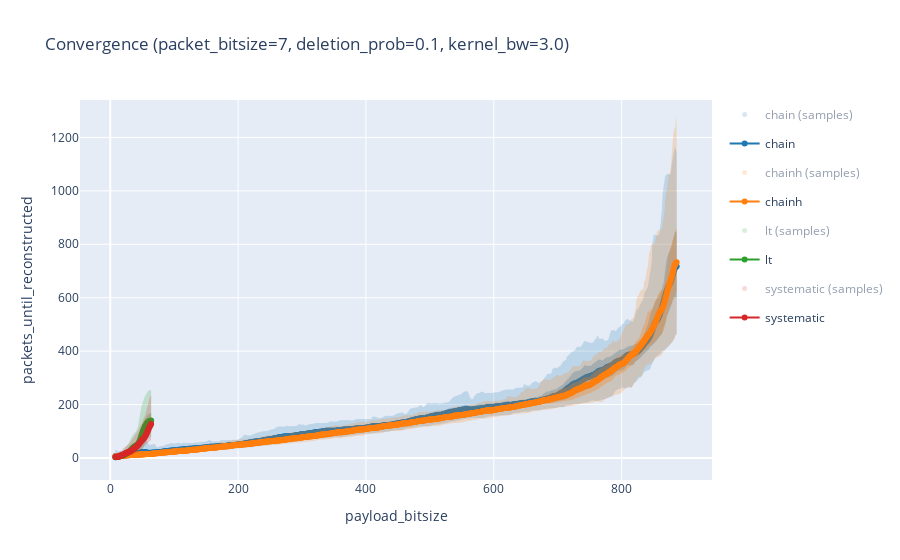

Source (notebook cell):
### Markdown cell above
### Plot results

### Code cell
import numpy as np
import pandas as pd
import plotly.express as px
import plotly.graph_objects as go

# =========================
# Config
# =========================

BANDS = [0.5, 0.95]

# Kernel bandwidth measured in "payload_bitsize units"
# Higher => more smoothing (wider neighborhood)
KERNEL_BW = 3.0


# =========================
# Colors
# =========================

palette = px.colors.qualitative.D3
impls = sorted(results_table["impl"].unique())
color_map = {impl: palette[i % len(palette)] for i, impl in enumerate(impls)}


def to_rgba(color, alpha):
    if color.startswith("rgb"):
        r, g, b = map(int, color[color.find("(") + 1 : color.find(")")].split(","))
    else:
        c = color.lstrip("#")
        r, g, b = int(c[0:2], 16), int(c[2:4], 16), int(c[4:6], 16)
    return f"rgba({r},{g},{b},{alpha})"


# =========================
# Weighted stats
# =========================


def gaussian_kernel(dx, bw):
    # dx: array of (x - x0)
    return np.exp(-0.5 * (dx / bw) ** 2)


def weighted_mean(y, w):
    sw = w.sum()
    if sw <= 0:
        return np.nan
    return (w * y).sum() / sw


def weighted_quantile(y, w, q):
    """
    Weighted quantile for q in [0,1].
    Uses the standard definition based on cumulative normalized weights.
    """
    y = np.asarray(y, dtype=float)
    w = np.asarray(w, dtype=float)

    mask = np.isfinite(y) & np.isfinite(w) & (w > 0)
    y = y[mask]
    w = w[mask]

    if len(y) == 0:
        return np.nan

    order = np.argsort(y)
    y = y[order]
    w = w[order]

    cw = np.cumsum(w)
    total = cw[-1]
    if total <= 0:
        return np.nan

    t = q * total
    idx = np.searchsorted(cw, t, side="left")
    idx = min(max(idx, 0), len(y) - 1)
    return y[idx]


# =========================
# Kernel-smoothed asymmetric bands from neighborhood samples
# =========================


def compute_kernel_asymmetric_bands(raw_df, bands, bw, min_total_weight=1e-12):
    rows = []

    for impl, g in raw_df.groupby("impl"):
        x_all = g["payload_bitsize"].to_numpy(dtype=float)
        y_all = g["packets_until_reconstructed"].to_numpy(dtype=float)

        # Evaluate summaries at observed payload values (unique x)
        x_grid = np.sort(g["payload_bitsize"].unique().astype(float))

        for x0 in x_grid:
            w = gaussian_kernel(x_all - x0, bw)
            sw = w.sum()

            if sw < min_total_weight:
                continue

            m = weighted_mean(y_all, w)
            if not np.isfinite(m):
                continue

            # asymmetric split around the *kernel-weighted* mean at x0
            above_mask = y_all >= m
            below_mask = y_all <= m

            ya, wa = y_all[above_mask], w[above_mask]
            yb, wb = y_all[below_mask], w[below_mask]

            row = {"impl": impl, "payload_bitsize": x0, "mean": m}

            for p in bands:
                # upper band: quantile among samples >= mean
                # lower band: quantile among samples <= mean
                up = weighted_quantile(ya, wa, p) if wa.sum() > 0 else m
                lo = weighted_quantile(yb, wb, 1 - p) if wb.sum() > 0 else m

                # Safety: keep ordering sane
                if not np.isfinite(up):
                    up = m
                if not np.isfinite(lo):
                    lo = m

                row[f"upper_{p}"] = max(up, m)
                row[f"lower_{p}"] = min(lo, m)

            rows.append(row)

    return (
        pd.DataFrame(rows)
        .sort_values(["impl", "payload_bitsize"])
        .reset_index(drop=True)
    )


bands_df = compute_kernel_asymmetric_bands(results_table, BANDS, bw=KERNEL_BW)

# =========================
# Plot
# =========================

fig = go.Figure()

for impl in impls:
    color = color_map[impl]

    # ---------- raw scatter ----------
    raw = results_table[results_table["impl"] == impl]
    fig.add_trace(
        go.Scatter(
            x=raw["payload_bitsize"],
            y=raw["packets_until_reconstructed"],
            mode="markers",
            name=f"{impl} (samples)",
            legendgroup=f"{impl}_scatter",
            marker=dict(color=to_rgba(color, 0.35), size=5),
            visible="legendonly",
        )
    )

    # ---------- kernel bands ----------
    df = bands_df[bands_df["impl"] == impl]
    x = df["payload_bitsize"].to_numpy()

    alpha_step = 0.1 / max(1, len(BANDS) - 1)
    for i, p in enumerate(sorted(BANDS, reverse=True)):
        alpha = 0.2 + i * alpha_step
        fillcolor = to_rgba(color, alpha)

        fig.add_trace(
            go.Scatter(
                x=x,
                y=df[f"upper_{p}"],
                mode="lines",
                line=dict(width=0),
                legendgroup=impl,
                showlegend=False,
                hoverinfo="skip",
            )
        )
        fig.add_trace(
            go.Scatter(
                x=x,
                y=df[f"lower_{p}"],
                mode="lines",
                line=dict(width=0),
                fill="tonexty",
                fillcolor=fillcolor,
                legendgroup=impl,
                showlegend=False,
                hoverinfo="skip",
            )
        )

    # ---------- kernel mean ----------
    fig.add_trace(
        go.Scatter(
            x=x,
            y=df["mean"],
            mode="lines+markers",
            name=impl,
            legendgroup=impl,
            line=dict(color=color),
            marker=dict(color=color, size=6),
        )
    )

fig.update_layout(
    title=f"Convergence (packet_bitsize={PACKET_BITSIZE}, deletion_prob={DELETION_PROB}, kernel_bw={KERNEL_BW})",
    xaxis_title="payload_bitsize",
    yaxis_title="packets_until_reconstructed",
    legend=dict(groupclick="togglegroup"),
)

fig.show()

### Figure 1 — Plotly figure (JSON) as saved in the notebook; plotly's stock layout.template omitted (floating-point values rounded to 4 significant figures; data arrays with more than 128 entries replaced by an {"elided": "..."} marker saying what was removed)
{"data": [{"legendgroup": "chain_scatter", "marker": {"color": "rgba(31,119,180,0.35)", "size": 5}, "mode": "markers", "name": "chain (samples)", "type": "scatter", "visible": "legendonly", "x": {"elided": "46973 int values"}, "y": {"elided": "46973 int values"}}, {"hoverinfo": "skip", "legendgroup": "chain", "line": {"width": 0}, "mode": "lines", "showlegend": false, "type": "scatter", "x": {"elided": "879 float values"}, "y": {"elided": "879 float values"}}, {"fill": "tonexty", "fillcolor": "rgba(31,119,180,0.2)", "hoverinfo": "skip", "legendgroup": "chain", "line": {"width": 0}, "mode": "lines", "showlegend": false, "type": "scatter", "x": {"elided": "879 float values"}, "y": {"elided": "879 float values"}}, {"hoverinfo": "skip", "legendgroup": "chain", "line": {"width": 0}, "mode": "lines", "showlegend": false, "type": "scatter", "x": {"elided": "879 float values"}, "y": {"elided": "879 float values"}}, {"fill": "tonexty", "fillcolor": "rgba(31,119,180,0.30000000000000004)", "hoverinfo": "skip", "legendgroup": "chain", "line": {"width": 0}, "mode": "lines", "showlegend": false, "type": "scatter", "x": {"elided": "879 float values"}, "y": {"elided": "879 float values"}}, {"legendgroup": "chain", "line": {"color": "#1F77B4"}, "marker": {"color": "#1F77B4", "size": 6}, "mode": "lines+markers", "name": "chain", "type": "scatter", "x": {"elided": "879 float values"}, "y": {"elided": "879 float values"}}, {"legendgroup": "chainh_scatter", "marker": {"color": "rgba(255,127,14,0.35)", "size": 5}, "mode": "markers", "name": "chainh (samples)", "type": "scatter", "visible": "legendonly", "x": {"elided": "46999 int values"}, "y": {"elided": "46999 int values"}}, {"hoverinfo": "skip", "legendgroup": "chainh", "line": {"width": 0}, "mode": "lines", "showlegend": false, "type": "scatter", "x": {"elided": "879 float values"}, "y": {"elided": "879 float values"}}, {"fill": "tonexty", "fillcolor": "rgba(255,127,14,0.2)", "hoverinfo": "skip", "legendgroup": "chainh", "line": {"width": 0}, "mode": "lines", "showlegend": false, "type": "scatter", "x": {"elided": "879 float values"}, "y": {"elided": "879 float values"}}, {"hoverinfo": "skip", "legendgroup": "chainh", "line": {"width": 0}, "mode": "lines", "showlegend": false, "type": "scatter", "x": {"elided": "879 float values"}, "y": {"elided": "879 float values"}}, {"fill": "tonexty", "fillcolor": "rgba(255,127,14,0.30000000000000004)", "hoverinfo": "skip", "legendgroup": "chainh", "line": {"width": 0}, "mode": "lines", "showlegend": false, "type": "scatter", "x": {"elided": "879 float values"}, "y": {"elided": "879 float values"}}, {"legendgroup": "chainh", "line": {"color": "#FF7F0E"}, "marker": {"color": "#FF7F0E", "size": 6}, "mode": "lines+markers", "name": "chainh", "type": "scatter", "x": {"elided": "879 float values"}, "y": {"elided": "879 float values"}}, {"legendgroup": "lt_scatter", "marker": {"color": "rgba(44,160,44,0.35)", "size": 5}, "mode": "markers", "name": "lt (samples)", "type": "scatter", "visible": "legendonly", "x": {"elided": "46496 int values"}, "y": {"elided": "46496 int values"}}, {"hoverinfo": "skip", "legendgroup": "lt", "line": {"width": 0}, "mode": "lines", "showlegend": false, "type": "scatter", "x": [8.0, 9.0, 10.0, 11.0, 12.0, 13.0, 14.0, 15.0, 16.0, 17.0, 18.0, 19.0, 20.0, 21.0, 22.0, 23.0, 24.0, 25.0, 26.0, 27.0, 28.0, 29.0, 30.0, 31.0, 32.0, 33.0, 34.0, 35.0, 36.0, 37.0, 38.0, 39.0, 40.0, 41.0, 42.0, 43.0, 44.0, 45.0, 46.0, 47.0, 48.0, 49.0, 50.0, 51.0, 52.0, 53.0, 54.0, 55.0, 56.0, 57.0, 58.0, 59.0, 60.0, 61.0, 62.0, 63.0, 64.0], "y": [10.0, 12.0, 13.0, 14.0, 16.0, 17.0, 18.0, 19.0, 20.0, 20.0, 22.0, 24.0, 27.0, 30.0, 34.0, 37.0, 41.0, 43.0, 46.0, 48.0, 51.0, 56.0, 62.0, 69.0, 74.0, 78.0, 82.0, 85.0, 89.0, 92.0, 94.0, 97.0, 98.0, 102.0, 106.0, 115.0, 128.0, 145.0, 160.0, 175.0, 185.0, 195.0, 203.0, 212.0, 219.0, 225.0, 230.0, 234.0, 240.0, 244.0, 248.0, 251.0, 253.0, 254.0, 255.0, 255.0, 255.0]}, {"fill": "tonexty", "fillcolor": "rgba(44,160,44,0.2)", "hoverinfo": "skip", "legendgroup": "lt", "line": {"width": 0}, "mode": "lines", "showlegend": false, "type": "scatter", "x": [8.0, 9.0, 10.0, 11.0, 12.0, 13.0, 14.0, 15.0, 16.0, 17.0, 18.0, 19.0, 20.0, 21.0, 22.0, 23.0, 24.0, 25.0, 26.0, 27.0, 28.0, 29.0, 30.0, 31.0, 32.0, 33.0, 34.0, 35.0, 36.0, 37.0, 38.0, 39.0, 40.0, 41.0, 42.0, 43.0, 44.0, 45.0, 46.0, 47.0, 48.0, 49.0, 50.0, 51.0, 52.0, 53.0, 54.0, 55.0, 56.0, 57.0, 58.0, 59.0, 60.0, 61.0, 62.0, 63.0, 64.0], "y": [1.0, 1.0, 1.0, 1.0, 1.0, 1.0, 1.0, 1.0, 1.0, 2.0, 2.0, 3.0, 3.0, 3.0, 4.0, 4.0, 5.0, 6.0, 6.0, 7.0, 8.0, 8.0, 9.0, 10.0, 11.0, 11.0, 12.0, 13.0, 15.0, 17.0, 19.0, 20.0, 22.0, 22.0, 23.0, 24.0, 25.0, 26.0, 27.0, 28.0, 30.0, 32.0, 34.0, 37.0, 42.0, 48.0, 54.0, 59.0, 64.0, 67.0, 69.0, 73.0, 75.0, 77.0, 78.0, 79.0, 80.0]}, {"hoverinfo": "skip", "legendgroup": "lt", "line": {"width": 0}, "mode": "lines", "showlegend": false, "type": "scatter", "x": [8.0, 9.0, 10.0, 11.0, 12.0, 13.0, 14.0, 15.0, 16.0, 17.0, 18.0, 19.0, 20.0, 21.0, 22.0, 23.0, 24.0, 25.0, 26.0, 27.0, 28.0, 29.0, 30.0, 31.0, 32.0, 33.0, 34.0, 35.0, 36.0, 37.0, 38.0, 39.0, 40.0, 41.0, 42.0, 43.0, 44.0, 45.0, 46.0, 47.0, 48.0, 49.0, 50.0, 51.0, 52.0, 53.0, 54.0, 55.0, 56.0, 57.0, 58.0, 59.0, 60.0, 61.0, 62.0, 63.0, 64.0], "y": [4.0, 5.0, 6.0, 6.0, 7.0, 8.0, 8.0, 10.0, 11.0, 11.0, 12.0, 13.0, 14.0, 15.0, 17.0, 19.0, 21.0, 23.0, 25.0, 26.0, 29.0, 30.0, 33.0, 36.0, 39.0, 42.0, 45.0, 48.0, 51.0, 53.0, 54.0, 57.0, 58.0, 60.0, 62.0, 66.0, 70.0, 76.0, 84.0, 94.0, 105.0, 114.0, 122.0, 129.0, 136.0, 141.0, 146.0, 150.0, 154.0, 157.0, 160.0, 162.0, 164.0, 166.0, 167.0, 168.0, 169.0]}, {"fill": "tonexty", "fillcolor": "rgba(44,160,44,0.30000000000000004)", "hoverinfo": "skip", "legendgroup": "lt", "line": {"width": 0}, "mode": "lines", "showlegend": false, "type": "scatter", "x": [8.0, 9.0, 10.0, 11.0, 12.0, 13.0, 14.0, 15.0, 16.0, 17.0, 18.0, 19.0, 20.0, 21.0, 22.0, 23.0, 24.0, 25.0, 26.0, 27.0, 28.0, 29.0, 30.0, 31.0, 32.0, 33.0, 34.0, 35.0, 36.0, 37.0, 38.0, 39.0, 40.0, 41.0, 42.0, 43.0, 44.0, 45.0, 46.0, 47.0, 48.0, 49.0, 50.0, 51.0, 52.0, 53.0, 54.0, 55.0, 56.0, 57.0, 58.0, 59.0, 60.0, 61.0, 62.0, 63.0, 64.0], "y": [1.0, 1.0, 2.0, 2.0, 2.0, 2.0, 3.0, 4.0, 4.0, 5.0, 5.0, 6.0, 7.0, 7.0, 8.0, 9.0, 10.0, 11.0, 12.0, 13.0, 15.0, 16.0, 17.0, 18.0, 20.0, 22.0, 24.0, 26.0, 28.0, 30.0, 31.0, 33.0, 34.0, 36.0, 36.0, 38.0, 40.0, 42.0, 44.0, 47.0, 52.0, 58.0, 65.0, 72.0, 79.0, 84.0, 89.0, 93.0, 98.0, 101.0, 104.0, 106.0, 108.0, 110.0, 111.0, 112.0, 113.0]}, {"legendgroup": "lt", "line": {"color": "#2CA02C"}, "marker": {"color": "#2CA02C", "size": 6}, "mode": "lines+markers", "name": "lt", "type": "scatter", "x": [8.0, 9.0, 10.0, 11.0, 12.0, 13.0, 14.0, 15.0, 16.0, 17.0, 18.0, 19.0, 20.0, 21.0, 22.0, 23.0, 24.0, 25.0, 26.0, 27.0, 28.0, 29.0, 30.0, 31.0, 32.0, 33.0, 34.0, 35.0, 36.0, 37.0, 38.0, 39.0, 40.0, 41.0, 42.0, 43.0, 44.0, 45.0, 46.0, 47.0, 48.0, 49.0, 50.0, 51.0, 52.0, 53.0, 54.0, 55.0, 56.0, 57.0, 58.0, 59.0, 60.0, 61.0, 62.0, 63.0, 64.0], "y": [2.798, 3.033, 3.365, 3.808, 4.363, 5.009, 5.713, 6.433, 7.14, 7.83, 8.527, 9.275, 10.13, 11.13, 12.3, 13.63, 15.08, 16.59, 18.11, 19.63, 21.19, 22.87, 24.76, 26.9, 29.28, 31.83, 34.4, 36.87, 39.14, 41.15, 42.89, 44.42, 45.83, 47.26, 48.93, 51.1, 54.1, 58.17, 63.46, 69.9, 77.2, 84.89, 92.49, 99.61, 106.0, 111.7, 116.7, 121.1, 125.0, 128.3, 131.2, 133.6, 135.7, 137.4, 138.8, 139.9, 140.8]}, {"legendgroup": "systematic_scatter", "marker": {"color": "rgba(214,39,40,0.35)", "size": 5}, "mode": "markers", "name": "systematic (samples)", "type": "scatter", "visible": "legendonly", "x": {"elided": "46732 int values"}, "y": {"elided": "46732 int values"}}, {"hoverinfo": "skip", "legendgroup": "systematic", "line": {"width": 0}, "mode": "lines", "showlegend": false, "type": "scatter", "x": [8.0, 9.0, 10.0, 11.0, 12.0, 13.0, 14.0, 15.0, 16.0, 17.0, 18.0, 19.0, 20.0, 21.0, 22.0, 23.0, 24.0, 25.0, 26.0, 27.0, 28.0, 29.0, 30.0, 31.0, 32.0, 33.0, 34.0, 35.0, 36.0, 37.0, 38.0, 39.0, 40.0, 41.0, 42.0, 43.0, 44.0, 45.0, 46.0, 47.0, 48.0, 49.0, 50.0, 51.0, 52.0, 53.0, 54.0, 55.0, 56.0, 57.0, 58.0, 59.0, 60.0, 61.0, 62.0, 63.0, 64.0], "y": [16.0, 16.0, 17.0, 17.0, 18.0, 20.0, 20.0, 22.0, 25.0, 28.0, 30.0, 33.0, 36.0, 38.0, 39.0, 42.0, 43.0, 44.0, 46.0, 47.0, 49.0, 51.0, 53.0, 56.0, 59.0, 63.0, 66.0, 72.0, 76.0, 79.0, 84.0, 87.0, 90.0, 93.0, 97.0, 101.0, 106.0, 111.0, 117.0, 122.0, 129.0, 134.0, 136.0, 141.0, 145.0, 149.0, 155.0, 163.0, 173.0, 185.0, 196.0, 206.0, 214.0, 220.0, 228.0, 233.0, 236.0]}, {"fill": "tonexty", "fillcolor": "rgba(214,39,40,0.2)", "hoverinfo": "skip", "legendgroup": "systematic", "line": {"width": 0}, "mode": "lines", "showlegend": false, "type": "scatter", "x": [8.0, 9.0, 10.0, 11.0, 12.0, 13.0, 14.0, 15.0, 16.0, 17.0, 18.0, 19.0, 20.0, 21.0, 22.0, 23.0, 24.0, 25.0, 26.0, 27.0, 28.0, 29.0, 30.0, 31.0, 32.0, 33.0, 34.0, 35.0, 36.0, 37.0, 38.0, 39.0, 40.0, 41.0, 42.0, 43.0, 44.0, 45.0, 46.0, 47.0, 48.0, 49.0, 50.0, 51.0, 52.0, 53.0, 54.0, 55.0, 56.0, 57.0, 58.0, 59.0, 60.0, 61.0, 62.0, 63.0, 64.0], "y": [1.0, 1.0, 1.0, 1.0, 1.0, 1.0, 1.0, 1.0, 1.0, 2.0, 2.0, 2.0, 3.0, 3.0, 4.0, 4.0, 5.0, 6.0, 7.0, 8.0, 8.0, 9.0, 9.0, 10.0, 10.0, 11.0, 12.0, 13.0, 14.0, 15.0, 17.0, 18.0, 19.0, 20.0, 21.0, 22.0, 24.0, 25.0, 26.0, 27.0, 29.0, 31.0, 33.0, 37.0, 40.0, 43.0, 45.0, 47.0, 49.0, 51.0, 53.0, 56.0, 58.0, 60.0, 63.0, 66.0, 68.0]}, {"hoverinfo": "skip", "legendgroup": "systematic", "line": {"width": 0}, "mode": "lines", "showlegend": false, "type": "scatter", "x": [8.0, 9.0, 10.0, 11.0, 12.0, 13.0, 14.0, 15.0, 16.0, 17.0, 18.0, 19.0, 20.0, 21.0, 22.0, 23.0, 24.0, 25.0, 26.0, 27.0, 28.0, 29.0, 30.0, 31.0, 32.0, 33.0, 34.0, 35.0, 36.0, 37.0, 38.0, 39.0, 40.0, 41.0, 42.0, 43.0, 44.0, 45.0, 46.0, 47.0, 48.0, 49.0, 50.0, 51.0, 52.0, 53.0, 54.0, 55.0, 56.0, 57.0, 58.0, 59.0, 60.0, 61.0, 62.0, 63.0, 64.0], "y": [6.0, 6.0, 7.0, 7.0, 7.0, 9.0, 9.0, 10.0, 11.0, 13.0, 14.0, 16.0, 18.0, 19.0, 21.0, 23.0, 24.0, 25.0, 26.0, 27.0, 28.0, 29.0, 30.0, 32.0, 33.0, 35.0, 37.0, 39.0, 42.0, 44.0, 46.0, 49.0, 51.0, 54.0, 57.0, 59.0, 63.0, 66.0, 69.0, 72.0, 76.0, 79.0, 81.0, 85.0, 88.0, 91.0, 95.0, 100.0, 107.0, 113.0, 120.0, 128.0, 134.0, 139.0, 144.0, 150.0, 153.0]}, {"fill": "tonexty", "fillcolor": "rgba(214,39,40,0.30000000000000004)", "hoverinfo": "skip", "legendgroup": "systematic", "line": {"width": 0}, "mode": "lines", "showlegend": false, "type": "scatter", "x": [8.0, 9.0, 10.0, 11.0, 12.0, 13.0, 14.0, 15.0, 16.0, 17.0, 18.0, 19.0, 20.0, 21.0, 22.0, 23.0, 24.0, 25.0, 26.0, 27.0, 28.0, 29.0, 30.0, 31.0, 32.0, 33.0, 34.0, 35.0, 36.0, 37.0, 38.0, 39.0, 40.0, 41.0, 42.0, 43.0, 44.0, 45.0, 46.0, 47.0, 48.0, 49.0, 50.0, 51.0, 52.0, 53.0, 54.0, 55.0, 56.0, 57.0, 58.0, 59.0, 60.0, 61.0, 62.0, 63.0, 64.0], "y": [2.0, 2.0, 2.0, 2.0, 2.0, 3.0, 3.0, 3.0, 4.0, 5.0, 5.0, 6.0, 7.0, 8.0, 9.0, 11.0, 12.0, 13.0, 13.0, 14.0, 15.0, 16.0, 17.0, 18.0, 19.0, 20.0, 21.0, 22.0, 24.0, 25.0, 27.0, 29.0, 30.0, 32.0, 34.0, 35.0, 37.0, 39.0, 41.0, 44.0, 47.0, 51.0, 53.0, 56.0, 58.0, 60.0, 63.0, 66.0, 69.0, 73.0, 76.0, 81.0, 85.0, 89.0, 93.0, 98.0, 101.0]}, {"legendgroup": "systematic", "line": {"color": "#D62728"}, "marker": {"color": "#D62728", "size": 6}, "mode": "lines+markers", "name": "systematic", "type": "scatter", "x": [8.0, 9.0, 10.0, 11.0, 12.0, 13.0, 14.0, 15.0, 16.0, 17.0, 18.0, 19.0, 20.0, 21.0, 22.0, 23.0, 24.0, 25.0, 26.0, 27.0, 28.0, 29.0, 30.0, 31.0, 32.0, 33.0, 34.0, 35.0, 36.0, 37.0, 38.0, 39.0, 40.0, 41.0, 42.0, 43.0, 44.0, 45.0, 46.0, 47.0, 48.0, 49.0, 50.0, 51.0, 52.0, 53.0, 54.0, 55.0, 56.0, 57.0, 58.0, 59.0, 60.0, 61.0, 62.0, 63.0, 64.0], "y": [3.872, 3.987, 4.146, 4.38, 4.726, 5.206, 5.83, 6.584, 7.456, 8.44, 9.545, 10.78, 12.13, 13.54, 14.94, 16.27, 17.47, 18.55, 19.53, 20.44, 21.34, 22.29, 23.33, 24.52, 25.86, 27.35, 28.98, 30.71, 32.53, 34.44, 36.42, 38.46, 40.51, 42.56, 44.66, 46.9, 49.38, 52.14, 55.14, 58.24, 61.3, 64.21, 66.96, 69.64, 72.44, 75.51, 78.97, 82.89, 87.3, 92.18, 97.48, 103.0, 108.6, 114.0, 118.9, 123.2, 126.8]}], "layout": {"legend": {"groupclick": "togglegroup"}, "title": {"text": "Convergence (packet_bitsize=7, deletion_prob=0.1, kernel_bw=3.0)"}, "xaxis": {"title": {"text": "payload_bitsize"}}, "yaxis": {"title": {"text": "packets_until_reconstructed"}}}}
